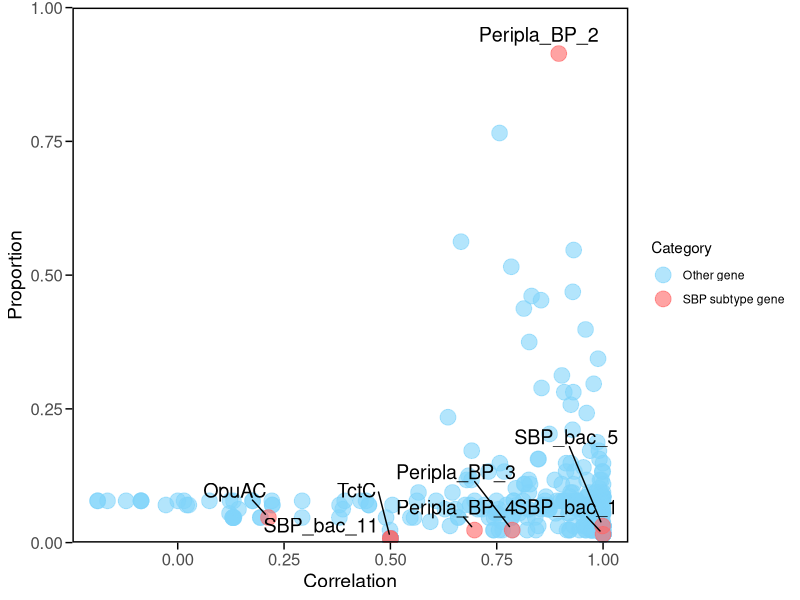

This chart was generated by the following R code:
data = read.csv('../output/128_resulte_of_correlation_and_counts_one2many.csv')
data$proportion = data$num_genes/128
data = data[-c(164,401,191,570,211,548),]#remove synthetase
library(ggplot2)
#highlight SBP
highlight_domains <- c("NMT1", "NMT1_3", "OpuAC", "PBP_like_2", "Peripla_BP_1", "Peripla_BP_2", 
                       "Peripla_BP_3", "Peripla_BP_4", "Peripla_BP_5", "Peripla_BP_6", 
                       "SBP_bac_1", "SBP_bac_11", "SBP_bac_3", "SBP_bac_5", "SBP_bac_6", 
                       "SBP_bac_8", "TctC", "ZnuA")

library(ggrepel)
data$highlight <- ifelse(data$aSDomain %in% highlight_domains, "SBP subtype gene", "Other gene")
library(grid)
data_transport <- subset(data, highlight == "SBP subtype gene")
data_nontransport <- subset(data, highlight != "SBP subtype gene")

p <- ggplot() +
 
  geom_point(data = data_nontransport,
             aes(x = correlation, y = proportion, color = highlight),
             alpha = 0.6, size = 5) +
  
  geom_point(data = data_transport,
             aes(x = correlation, y = proportion, color = highlight),
             alpha = 0.6, size = 5) +
  
  geom_text_repel(data = data_transport,
                  aes(x = correlation, y = proportion, label = aSDomain),
                  size = 5, color = "black",
                  box.padding = 0.5,
                  point.padding = 0.3,
                  max.overlaps = 10) +
  
  scale_color_manual(values = c("SBP subtype gene" = "#ff6666", 
                                "Other gene" = "#81d4fa")) +
  scale_y_continuous(expand = c(0, 0), limits = c(0, 1)) +
  theme_minimal() +
  labs(
    x = "Correlation",
    y = "Proportion",
    color = "Category"
  ) +
  theme(
    plot.title = element_text(hjust = 0.5, size = 16, face = "bold"),
    axis.title = element_text(size = 14),
    axis.text = element_text(size = 12),
    legend.position = "right",
    panel.grid = element_blank(),
    panel.border = element_rect(color = "black", fill = NA, size = 1),
    axis.ticks = element_line(color = "black", size = 0.5),
    axis.ticks.length = unit(5, "pt")
  )

print(p)
